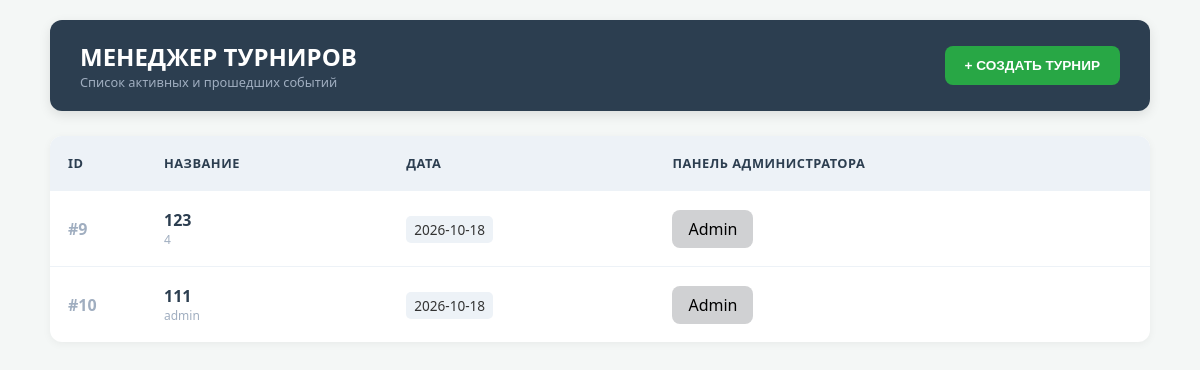
The app's page /, older data.
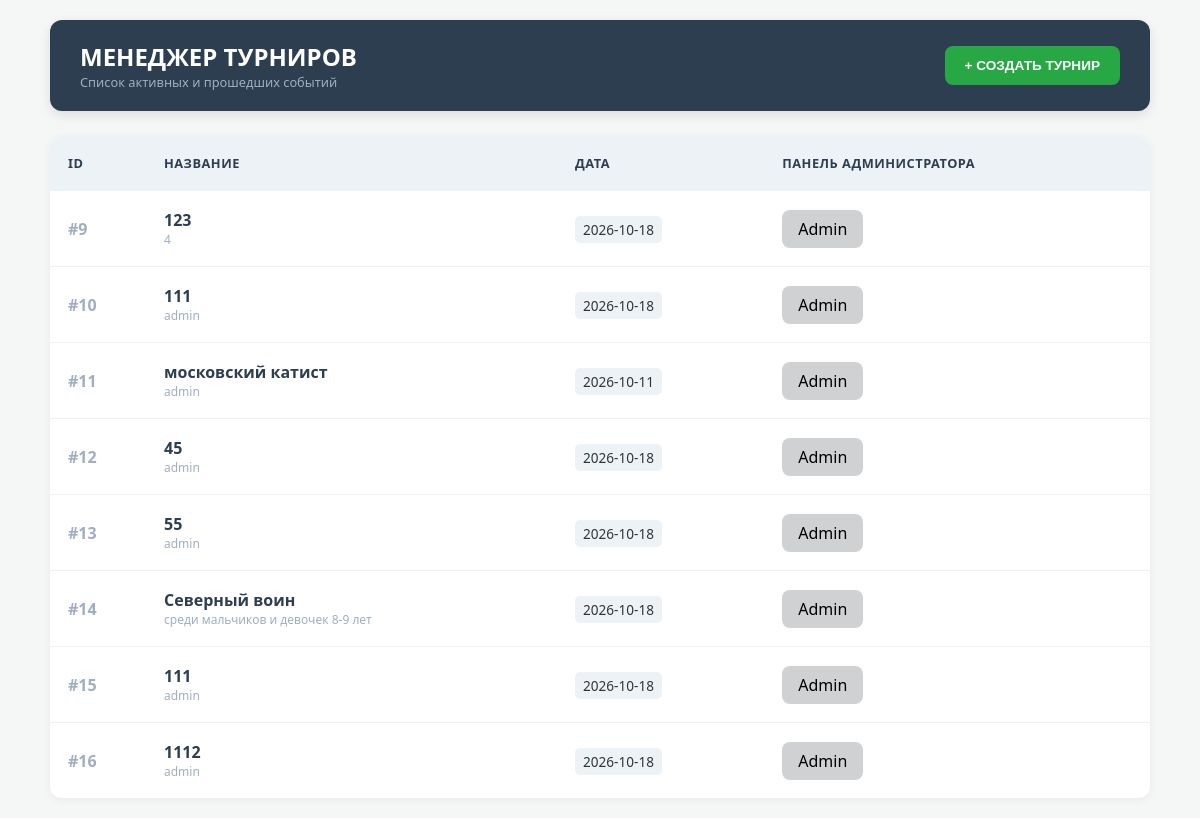
The same page, newer data.
### app/tournament_main/model.py (models this page shows)
class Base(DeclarativeBase):
    pass

class Tournament(Base):
    __tablename__ = "tournaments"
    id: Mapped[int] = mapped_column(primary_key=True)
    title: Mapped[str] = mapped_column(String(255))
    type: Mapped[str] = mapped_column(String(255))
    description: Mapped[str] = mapped_column(String)
    event_date: Mapped[date] = mapped_column(nullable=False)
    judge: Mapped[str] = mapped_column(String(255))
    title: Mapped[str] = mapped_column(String(255))
    secretary: Mapped[str] = mapped_column(String(255))
    db_path: Mapped[str] = mapped_column(String(255))  # Путь к файлу sqlite этого турнира

### app/show.py (the view)
@router.get("/", response_class=HTMLResponse)
async def index_page(request: Request, db: AsyncSession = Depends(get_db)):
    t_res = await db.execute(select(Tournament))
    tournaments = t_res.scalars().all()
    c_res = await db.execute(select(CategoryTemplate))
    templates_list = c_res.scalars().all()
    return templates.TemplateResponse("index.html", {
        "request": request,
        "tournaments": tournaments,
        "templates": templates_list
    })

### templates/index.html (shortened to what this page needs)
<!DOCTYPE html>
<html lang="ru">
<head>
</head>
<body>
<div class="container">
    <div class="top-bar">
        <div>
            <h1 style="margin:0; font-size: 1.5rem;">МЕНЕДЖЕР ТУРНИРОВ</h1>
            <div style="font-size: 0.8rem; color: var(--gray);">Список активных и прошедших событий</div>
        </div>
        <button class="btn btn-success" onclick="toggleForm()">+ СОЗДАТЬ ТУРНИР</button>
    </div>
    <table class="data-table">
        <thead>
            <tr>
                <th width="60">ID</th>
                <th>Название</th>
                <th>Дата</th>
                <th>Панель администратора</th>
            </tr>
        </thead>
<tbody>
    {% for t in tournaments %}
    <tr onclick="window.location.href='/view/{{ t.id }}/kata-show'" style="cursor: pointer;">
        <td style="color: var(--gray); font-weight: bold;">#{{ t.id }}</td>
        <td>
            <div style="font-weight: bold; font-size: 1rem; color: var(--dark);">{{ t.title }}</div>
            <div style="font-size: 0.75rem; color: var(--gray);">{{ t.description }}</div>
        </td>
        <td>
            <span style="background: #edf2f7; padding: 4px 8px; border-radius: 5px; font-size: 0.85rem;">
                {{ t.event_date }}
            </span>
        </td>
        <td>
            <a href="/{{ t.id }}/auth" class="admin-panel">Admin</a>
        </td>
    </tr>
    {% else %}
    <tr>
        <td colspan="4" style="text-align: center; padding: 50px; color: var(--gray);">
            Турниров пока нет. Нажмите кнопку выше, чтобы создать первый.
        </td>
    </tr>
    {% endfor %}
</tbody>
    </table>
</div>
</body>
</html>

### templates/index.html (style rules this page uses)
:root { --aka: #dc3545; --shiro: #0d6efd; --bg: #f4f7f6; --green: #28a745; --dark: #2c3e50; --gray: #a0aec0; --border: #e2e8f0; }
body { font-family: 'Segoe UI', Tahoma, Geneva, Verdana, sans-serif; background: var(--bg); margin: 0; padding: 20px; color: #333; }
.container { max-width: 1100px; margin: 0 auto; }
.top-bar { display: flex; justify-content: space-between; align-items: center; background: var(--dark); color: white; padding: 20px 30px; border-radius: 12px; margin-bottom: 25px; box-shadow: 0 4px 12px rgba(0,0,0,0.1); }
.data-table { width: 100%; border-collapse: separate; border-spacing: 0; background: white; border-radius: 12px; overflow: hidden; box-shadow: 0 2px 8px rgba(0,0,0,0.05); }
.data-table th { background: #edf2f7; color: var(--dark); text-align: left; padding: 18px; font-size: 0.8rem; text-transform: uppercase; letter-spacing: 0.5px; }
.btn { border: none; padding: 12px 20px; border-radius: 8px; cursor: pointer; font-weight: 700; transition: 0.2s; font-size: 0.85rem; text-decoration: none; display: inline-flex; align-items: center; gap: 8px; }
.btn-success { background: var(--green); color: white; }
.admin-panel { text-decoration: none; display: inline-block; padding: 8px 16px; border-radius: 8px; background:#d0d1d3; color: black; }

Row changes from the older to the newer data that the page shows:
added Tournament: id "11", title "московский катист", description "admin", event_date "2026-10-11"
added Tournament: id "12", title "45", description "admin", event_date "2026-10-18"
added Tournament: id "13", title "55", description "admin", event_date "2026-10-18"
added Tournament: id "14", title "Северный воин", description "среди мальчиков и девочек 8-9 лет", event_date "2026-10-18"
added Tournament: id "15", title "111", description "admin", event_date "2026-10-18"
added Tournament: id "16", title "1112", description "admin", event_date "2026-10-18"
